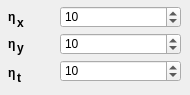
     <widget class="QWidget" name="size">
      <attribute name="title">
       <string>Size</string>
      </attribute>
      <widget class="QSpinBox" name="spn_grid_size_t">
       <property name="geometry">
        <rect>
         <x>60</x>
         <y>60</y>
         <width>121</width>
         <height>22</height>
        </rect>
       </property>
       <property name="minimum">
        <number>1</number>
       </property>
       <property name="maximum">
        <number>999999999</number>
       </property>
       <property name="value">
        <number>10</number>
       </property>
      </widget>
      <widget class="QLabel" name="label_14">
       <property name="geometry">
        <rect>
         <x>8</x>
         <y>9</y>
         <width>16</width>
         <height>16</height>
        </rect>
       </property>
       <property name="font">
        <font>
         <weight>75</weight>
         <bold>true</bold>
        </font>
       </property>
       <property name="text">
        <string>η</string>
       </property>
      </widget>
      <widget class="QSpinBox" name="spn_grid_size_y">
       <property name="geometry">
        <rect>
         <x>60</x>
         <y>33</y>
         <width>121</width>
         <height>22</height>
        </rect>
       </property>
       <property name="minimum">
        <number>1</number>
       </property>
       <property name="maximum">
        <number>999999999</number>
       </property>
       <property name="value">
        <number>10</number>
       </property>
      </widget>
      <widget class="QLabel" name="label_15">
       <property name="geometry">
        <rect>
         <x>8</x>
         <y>36</y>
         <width>16</width>
         <height>16</height>
        </rect>
       </property>
       <property name="font">
        <font>
         <weight>75</weight>
         <bold>true</bold>
        </font>
       </property>
       <property name="text">
        <string>η</string>
       </property>
      </widget>
      <widget class="QSpinBox" name="spn_grid_size_x">
       <property name="geometry">
        <rect>
         <x>60</x>
         <y>6</y>
         <width>121</width>
         <height>22</height>
        </rect>
       </property>
       <property name="minimum">
        <number>1</number>
       </property>
       <property name="maximum">
        <number>999999999</number>
       </property>
       <property name="value">
        <number>10</number>
       </property>
      </widget>
      <widget class="QLabel" name="label_16">
       <property name="geometry">
        <rect>
         <x>8</x>
         <y>65</y>
         <width>16</width>
         <height>16</height>
        </rect>
       </property>
       <property name="font">
        <font>
         <weight>75</weight>
         <bold>true</bold>
        </font>
       </property>
       <property name="text">
        <string>η</string>
       </property>
      </widget>
      <widget class="QLabel" name="label_20">
       <property name="geometry">
        <rect>
         <x>17</x>
         <y>15</y>
         <width>16</width>
         <height>16</height>
        </rect>
       </property>
       <property name="font">
        <font>
         <weight>75</weight>
         <bold>true</bold>
        </font>
       </property>
       <property name="text">
        <string>x</string>
       </property>
      </widget>
      <widget class="QLabel" name="label_21">
       <property name="geometry">
        <rect>
         <x>17</x>
         <y>40</y>
         <width>16</width>
         <height>16</height>
        </rect>
       </property>
       <property name="font">
        <font>
         <weight>75</weight>
         <bold>true</bold>
        </font>
       </property>
       <property name="text">
        <string>y</string>
       </property>
      </widget>
      <widget class="QLabel" name="label_22">
       <property name="geometry">
        <rect>
         <x>17</x>
         <y>70</y>
         <width>16</width>
         <height>16</height>
        </rect>
       </property>
       <property name="font">
        <font>
         <weight>75</weight>
         <bold>true</bold>
        </font>
       </property>
       <property name="text">
        <string>t</string>
       </property>
      </widget>
     </widget>
